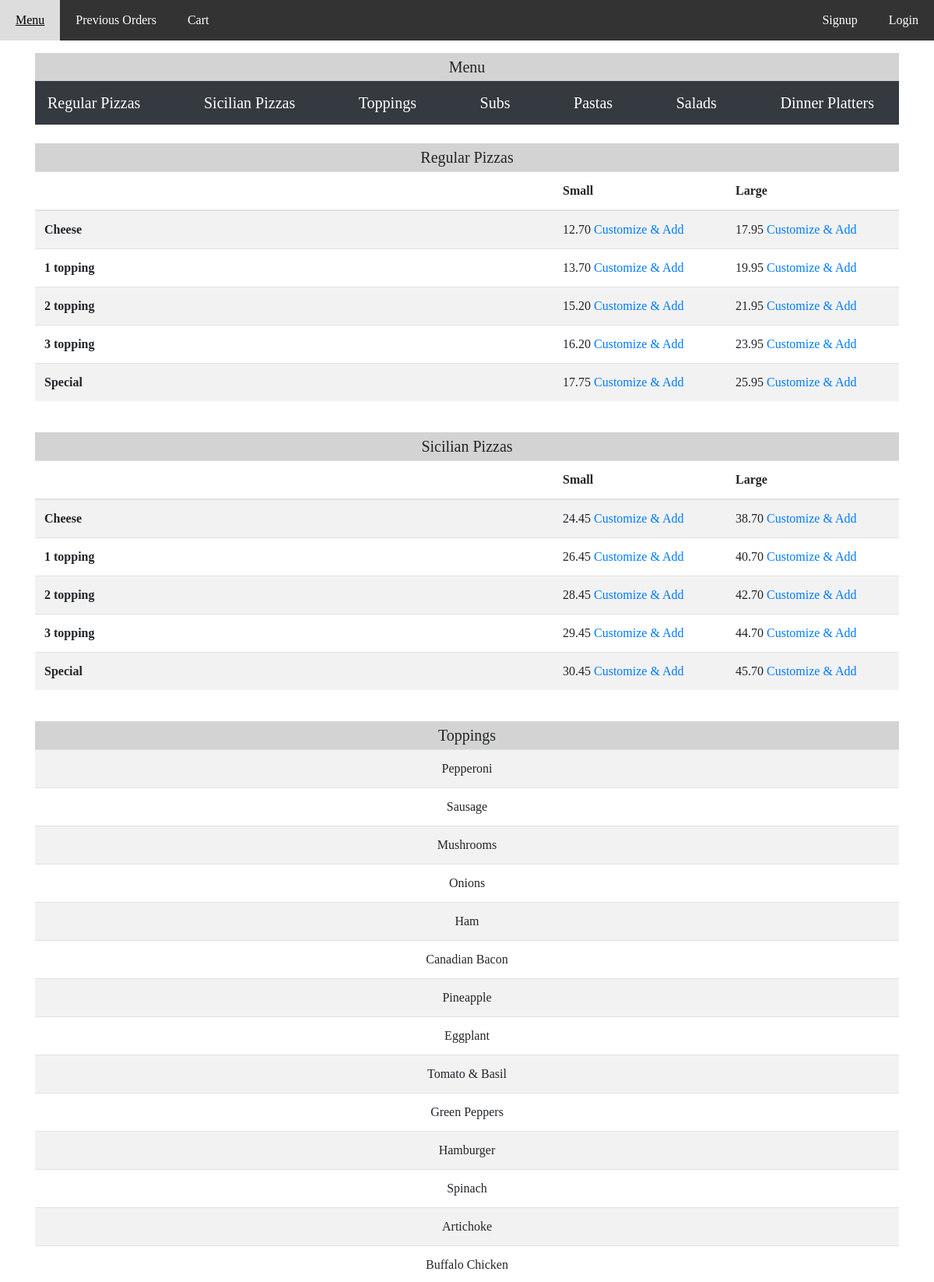
The page / (upper part) on the database its author committed.
### orders/models.py (models this page shows, shortened)
class BaseItem(models.Model):
    name = models.CharField(max_length=64)
    description = models.CharField(max_length=64, blank=True)
    SMALL = 'Small'
    LARGE = 'Large'
    SIZE_CHOICES = (
        (SMALL, 'Small'),
        (LARGE, 'Large')
    )
    size = models.CharField(max_length=8, choices=SIZE_CHOICES, blank=True)
    price = models.DecimalField(max_digits=6, decimal_places=2, blank=True, default=0)

class Topping(BaseItem):
    """Define toppings."""

### orders/views.py (the view)
# urls.py: path("", views.index, name="index"),
def index(request):
    context = {
        "regular_pizzas": get_menu_items(Pizza.objects.filter(crust=Pizza.REGULAR).all()),
        "sicilian_pizzas": get_menu_items(Pizza.objects.filter(crust=Pizza.SICILIAN).all()),
        "toppings": Topping.objects.all(),
        "subs": get_menu_items(Sub.objects.all()),
        "extras": get_menu_items(SubExtra.objects.all()),
        "pastas": Pasta.objects.all(),
        "salads": Salad.objects.all(),
        "dinners": get_menu_items(Dinner.objects.all())
        }
    context['item_in_cart_count'] = get_total_items_in_cart_count(request)
    return render(request, 'orders/menu.html', context)

### orders/views.py (called while the page is built)
def get_menu_items(productlist):
    names = []
    for product in productlist:
        if product.name not in names:
            names.append(product.name)
    items = []
    for name in names:
        item = {}
        item["name"] = name
        for product in productlist:
            try:
                if product.name == name and product.size == BaseItem.SMALL:
                    item['id_small'] = product.id
                    item['price_small'] = product.price
                elif product.name == name and product.size == BaseItem.LARGE:
                    item['id_large'] = product.id
                    item['price_large'] = product.price
            except:
                item['id'] = product.id
                item['price'] = product.price
        items.append(item)
    return items

def get_total_items_in_cart_count(request):
    if not request.user.is_authenticated:
        return 0
    cartitemscount = IndividualCartItem.objects.filter(user=request.user).count()
    return cartitemscount

### orders/templates/orders/menu.html (shortened to what this page needs)
{% extends 'base_layout.html' %}
{% block content%}
<h1 class="menu-subheading">Menu</h1>
<nav class="navbar sticky-top navbar-dark bg-dark">
    {% if regular_pizzas %}
    <a class="navbar-brand" href="#regular_pizzas">Regular Pizzas</a>
    {% endif %}
    {% if sicilian_pizzas %}
    <a class="navbar-brand" href="#sicilian_pizza">Sicilian Pizzas</a>
    {% endif %}
    {% if toppings %}
    <a class="navbar-brand" href="#toppings">Toppings</a>
    {% endif %}
    {% if subs %}
    <a class="navbar-brand" href="#subs">Subs</a>
    {% endif %}
    {% if pastas %}
    <a class="navbar-brand" href="#pastas">Pastas</a>
    {% endif %}
    {% if salads %}
    <a class="navbar-brand" href="#salads">Salads</a>
    {% endif %}
    {% if dinners %}
    <a class="navbar-brand" href="#dinners">Dinner Platters</a>
    {% endif %}
</nav>
{% if regular_pizzas %}
<br>
<h2 id="regular_pizzas" class="menu-subheading">Regular Pizzas</h2>
<div>
    <table class="table table-hover table-striped">
        <thead>
            <tr>
                <th scope="col" style="width: 60%"></th>
                <th scope="col" style="width: 20%" >Small</th>
                <th scope="col" style="width: 20%" >Large</th>
            </tr>
        </thead>
        <tbody>
            {% for pizza in regular_pizzas %}
            <tr>
                <td><b>{{ pizza.name }}</b></td>
                {% if pizza.id_small %}
                <td >{{ pizza.price_small }} <a href="{% url 'orders:add_item' pizza.id_small %}" >Customize & Add</a></td>
                {% else %}
                <td></td>
                {% endif %}
                {% if pizza.id_large %}
                <td>{{ pizza.price_large }} <a href="{% url 'orders:add_item' pizza.id_large %}">Customize & Add</a></td>
                {% else %}
                <td></td>
                {% endif %}
            </tr>
            {% endfor %}
        </tbody>
    </table>
</div>
{% endif %}
{% if sicilian_pizzas %}
<br>
<h2 id="sicilian_pizzas" class="menu-subheading">Sicilian Pizzas</h2>
<div>
    <table class="table table-hover table-striped">
        <thead>
            <tr>
                <th scope="col" style="width: 60%"></th>
                <th scope="col" style="width: 20%" >Small</th>
                <th scope="col" style="width: 20%" >Large</th>
            </tr>
        </thead>
        <tbody>
            {% for pizza in sicilian_pizzas %}
            <tr>
                <td><b>{{ pizza.name }}</b></td>
                {% if pizza.id_small %}
                <td>{{ pizza.price_small }} <a href="{% url 'orders:add_item' pizza.id_small %}">Customize & Add</a></td>
                {% else %}
                <td></td>
                {% endif %}
                {% if pizza.id_large %}
                <td>{{ pizza.price_large }} <a href="{% url 'orders:add_item' pizza.id_large %}">Customize & Add</a></td>
                {% else %}
                <td></td>
                {% endif %}
            </tr>
            {% endfor %}
        </tbody>
    </table>
</div>
{% endif %}
{% if toppings %}
<br>
<h2 id="toppings" class="menu-subheading">Toppings</h2>
<div>
    <table class="table table-hover table-striped">
        <tbody>
            {% for topping in toppings %}
            <tr style="text-align: center;">
                <td>{{ topping.name }}</td>
            </tr>
            {% endfor %}
        </tbody>
    </table>
</div>
{% endif %}
{% if subs %}
<br>
{% endif %}
{% if pastas %}
<br>
{% endif %}
{% if salads %}
<br>
{% endif %}
{% if dinners %}
<br>
{% endif %}
</div>
{% endblock %}

### assets/styles.css (style rules this page uses)
body { background-color: #0f121f; color: #fff; }
body * { font-family: Ubuntu; }
h1, h2, h3, h4, h5 { font-weight: normal; margin: 0; }
a, a:hover, a:visited { text-decoration: none; }
.menu-subheading { background-color: lightgray; margin: 0; padding: .3em; text-align: center; font-size: 1.25rem; }

### rows shown on the page
BaseItem: name "Cheese", price_small "12.70"
BaseItem: price_large "17.95"
BaseItem: name "1 topping", price_small "13.70"
BaseItem: price_large "19.95"
BaseItem: name "2 topping", price_small "15.20"
BaseItem: price_large "21.95"
BaseItem: name "3 topping", price_small "16.20"
BaseItem: price_large "23.95"
BaseItem: name "Special", price_small "17.75"
BaseItem: price_large "25.95"
BaseItem: name "Cheese", price_small "24.45"
BaseItem: price_large "38.70"
BaseItem: name "1 topping", price_small "26.45"
BaseItem: price_large "40.70"
BaseItem: name "2 topping", price_small "28.45"
BaseItem: price_large "42.70"
BaseItem: name "3 topping", price_small "29.45"
BaseItem: price_large "44.70"
BaseItem: name "Special", price_small "30.45"
BaseItem: price_large "45.70"
Topping: name "Pepperoni"
Topping: name "Sausage"
Topping: name "Mushrooms"
Topping: name "Onions"
Topping: name "Ham"
Topping: name "Canadian Bacon"
Topping: name "Pineapple"
Topping: name "Eggplant"
Topping: name "Tomato & Basil"
Topping: name "Green Peppers"
Topping: name "Hamburger"
Topping: name "Spinach"
Topping: name "Artichoke"
Topping: name "Buffalo Chicken"
